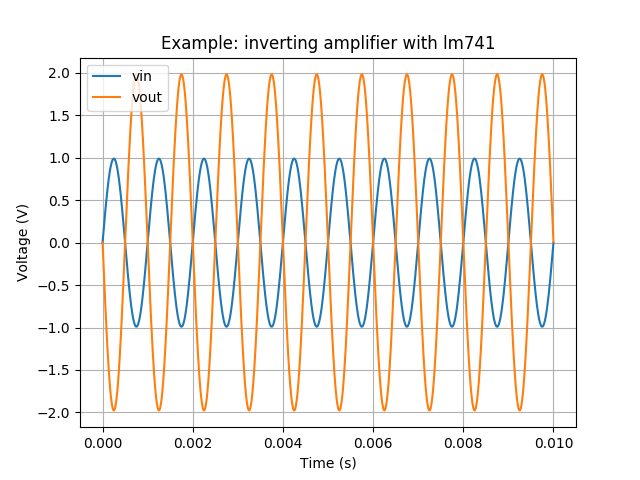

Python code for this plot:
#!/usr/bin/env python

import numpy as np
from spr import load_raw
import matplotlib.pyplot as plt

def main():
    data = load_raw("rawspice.raw")
    plt.figure()
    vars = ["vin", "vout",]
    plt.title("Example: inverting amplifier with lm741")
    plt.ylabel("Voltage (V)")
    plt.xlabel("Time (s)")
    for v in vars:
        plt.plot(
            data["values"]["time"],
            data["values"][v],
            label=v,
        )
    plt.legend()
    plt.grid(True)
    plt.savefig("plot.svg")
    plt.savefig("plot.png")
    plt.show()

if __name__ == "__main__":
    main()
